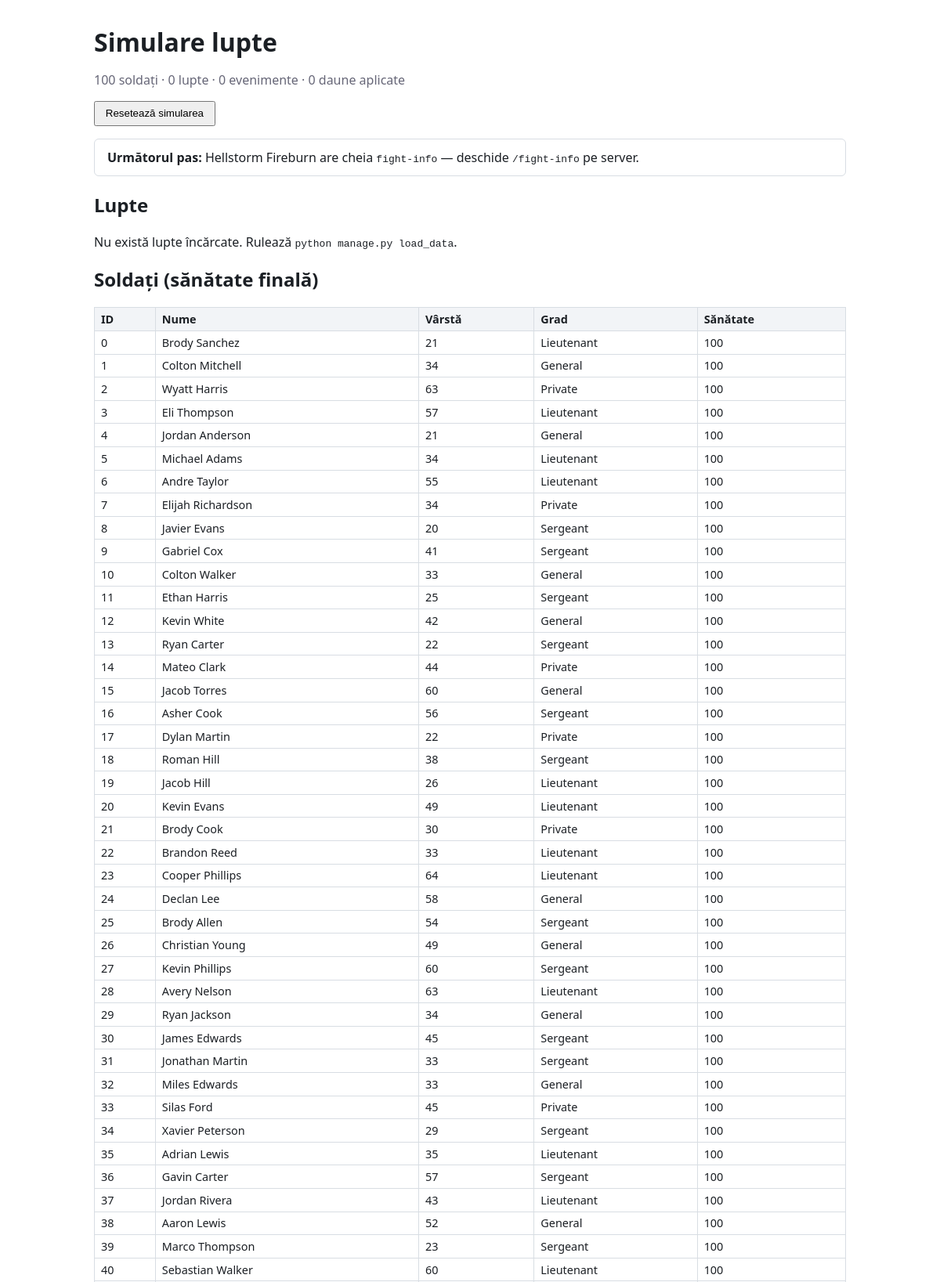
Page /simulate (upper part) on the committed database.
### war/models.py (models this page shows, shortened)
class Person(models.Model):
    id = models.IntegerField(primary_key=True)
    name = models.CharField(max_length=200)
    age = models.IntegerField()
    health = models.IntegerField(default=100)  # scade pe măsură ce se rejoacă luptele
    rank = models.CharField(max_length=50, null=True, blank=True, db_index=True)  # Private/Sergeant/..., setat de drafting
    key = models.CharField(max_length=100, null=True, blank=True)  # indiciu pentru pasul următor (apare la Hellstorm Fireburn)
    class Meta:
        ordering = ["id"]

### war/views.py (the view, shortened to what this page needs)
# urls.py: path("", RedirectView.as_view(pattern_name="simulate", permanent=False)),
@require_http_methods(["GET", "POST"])
def simulate(request):
    if request.method == "POST":
        if "reset" in request.POST:
            reset_all()
        return redirect("simulate")
    simulated_now = simulate_pending()
    fights = []
    queryset = Fight.objects.select_related("soldier_a", "soldier_b").prefetch_related(
        "events__attacker", "events__defender"
    )
    context = {
        "fights": fights,
        "simulated_now": simulated_now,
        "soldiers": Person.objects.all(),
        "keyed": Person.objects.exclude(key__isnull=True).exclude(key=""),
        "totals": {
            "people": Person.objects.count(),
            "fights": Fight.objects.count(),
            "events": FightEvent.objects.count(),
            "damage": FightEvent.objects.filter(applied=True).aggregate(s=Sum("damage"))["s"] or 0,
        },
    }
    return render(request, "war/simulate.html", context)

### war/services.py (called while the page is built)
def simulate_pending():
    fight_ids = list(Fight.objects.filter(status=Fight.PENDING).values_list("pk", flat=True))
    if not fight_ids:
        return 0
    with ThreadPoolExecutor(max_workers=min(MAX_WORKERS, len(fight_ids))) as pool:
        for future in [pool.submit(run_fight, fid) for fid in fight_ids]:
            future.result()  # propagă excepțiile
    return len(fight_ids)

### war/templates/war/simulate.html (shortened to what this page needs)
<!doctype html>
<html lang="ro">
<head>
</head>
<body>
<h1>Simulare lupte</h1>
<p class="muted">
  {{ totals.people }} soldați · {{ totals.fights }} lupte · {{ totals.events }} evenimente ·
  {{ totals.damage }} daune aplicate
</p>
<form method="post">{% csrf_token %}<button name="reset" value="1">Resetează simularea</button></form>
{% for k in keyed %}
<p class="fight"><b>Următorul pas:</b> {{ k.name }} are cheia <code>{{ k.key }}</code> — deschide <code>/{{ k.key }}</code> pe server.</p>
{% endfor %}
<h2>Lupte</h2>
{% for item in fights %}
<div class="fight">
  <h3>Lupta #{{ item.fight.id }}: {{ item.fight.soldier_a.name }} vs {{ item.fight.soldier_b.name }}
    <span class="muted">({{ item.fight.status }})</span></h3>
  <p>
    Daune provocate: {{ item.fight.soldier_a.name }} {{ item.dealt_a }}, {{ item.fight.soldier_b.name }} {{ item.dealt_b }}.
    {% if item.winner %}<span class="win">Câștigător (după daune): {{ item.winner.name }}</span>{% else %}Egalitate.{% endif %}
  </p>
  <table>
    <tr><th>#</th><th>Atacator</th><th>Apărător</th><th>Daune</th><th>Sănătate apărător după</th></tr>
    {% for e in item.events %}
    <tr>
      <td>{{ e.order }}</td><td>{{ e.attacker.name }}</td><td>{{ e.defender.name }}</td><td>{{ e.damage }}</td>
      <td>{% if e.defender_health_after == 0 %}<span class="dead">0</span>{% else %}{{ e.defender_health_after|default_if_none:"—" }}{% endif %}</td>
    </tr>
    {% endfor %}
  </table>
</div>
{% empty %}
<p>Nu există lupte încărcate. Rulează <code>python manage.py load_data</code>.</p>
{% endfor %}
<h2>Soldați (sănătate finală)</h2>
<table>
  <tr><th>ID</th><th>Nume</th><th>Vârstă</th><th>Grad</th><th>Sănătate</th></tr>
  {% for s in soldiers %}
  <tr><td>{{ s.id }}</td><td>{{ s.name }}</td><td>{{ s.age }}</td><td>{{ s.rank|default_if_none:"—" }}</td>
      <td>{% if s.health == 0 %}<span class="dead">0</span>{% else %}{{ s.health }}{% endif %}</td></tr>
  {% endfor %}
</table>
</body>
</html>

### war/templates/war/simulate.html (style rules this page uses)
body { font-family: system-ui, sans-serif; margin: 2rem auto; max-width: 960px; padding: 0 1rem; color: #1b1f24; }
h1 { margin-bottom: .25rem; }
.muted { color: #667; }
table { border-collapse: collapse; width: 100%; margin: .5rem 0 1.5rem; }
th, td { border: 1px solid #d8dde3; padding: .3rem .5rem; text-align: left; font-size: .9rem; }
th { background: #f2f4f7; }
.fight { border: 1px solid #d8dde3; border-radius: 6px; padding: .75rem 1rem; margin-bottom: 1rem; }
button { padding: .4rem .8rem; }

### rows in the picture
Person: name "Hellstorm Fireburn", key "fight-info"
Person: id "0", name "Brody Sanchez", age "21", rank "Lieutenant", health "100"
Person: id "1", name "Colton Mitchell", age "34", rank "General", health "100"
Person: id "2", name "Wyatt Harris", age "63", rank "Private", health "100"
Person: id "3", name "Eli Thompson", age "57", rank "Lieutenant", health "100"
Person: id "4", name "Jordan Anderson", age "21", rank "General", health "100"
Person: id "5", name "Michael Adams", age "34", rank "Lieutenant", health "100"
Person: id "6", name "Andre Taylor", age "55", rank "Lieutenant", health "100"
Person: id "7", name "Elijah Richardson", age "34", rank "Private", health "100"
Person: id "8", name "Javier Evans", age "20", rank "Sergeant", health "100"
Person: id "9", name "Gabriel Cox", age "41", rank "Sergeant", health "100"
Person: id "10", name "Colton Walker", age "33", rank "General", health "100"
Person: id "11", name "Ethan Harris", age "25", rank "Sergeant", health "100"
Person: id "12", name "Kevin White", age "42", rank "General", health "100"
Person: id "13", name "Ryan Carter", age "22", rank "Sergeant", health "100"
Person: id "14", name "Mateo Clark", age "44", rank "Private", health "100"
Person: id "15", name "Jacob Torres", age "60", rank "General", health "100"
Person: id "16", name "Asher Cook", age "56", rank "Sergeant", health "100"
Person: id "17", name "Dylan Martin", age "22", rank "Private", health "100"
Person: id "18", name "Roman Hill", age "38", rank "Sergeant", health "100"
Person: id "19", name "Jacob Hill", age "26", rank "Lieutenant", health "100"
Person: id "20", name "Kevin Evans", age "49", rank "Lieutenant", health "100"
Person: id "21", name "Brody Cook", age "30", rank "Private", health "100"
Person: id "22", name "Brandon Reed", age "33", rank "Lieutenant", health "100"
Person: id "23", name "Cooper Phillips", age "64", rank "Lieutenant", health "100"
Person: id "24", name "Declan Lee", age "58", rank "General", health "100"
Person: id "25", name "Brody Allen", age "54", rank "Sergeant", health "100"
Person: id "26", name "Christian Young", age "49", rank "General", health "100"
Person: id "27", name "Kevin Phillips", age "60", rank "Sergeant", health "100"
Person: id "28", name "Avery Nelson", age "63", rank "Lieutenant", health "100"
Person: id "29", name "Ryan Jackson", age "34", rank "General", health "100"
Person: id "30", name "James Edwards", age "45", rank "Sergeant", health "100"
Person: id "31", name "Jonathan Martin", age "33", rank "Sergeant", health "100"
Person: id "32", name "Miles Edwards", age "33", rank "General", health "100"
Person: id "33", name "Silas Ford", age "45", rank "Private", health "100"
Person: id "34", name "Xavier Peterson", age "29", rank "Sergeant", health "100"
Person: id "35", name "Adrian Lewis", age "35", rank "Lieutenant", health "100"
Person: id "36", name "Gavin Carter", age "57", rank "Sergeant", health "100"
Person: id "37", name "Jordan Rivera", age "43", rank "Lieutenant", health "100"
Person: id "38", name "Aaron Lewis", age "52", rank "General", health "100"
Person: id "39", name "Marco Thompson", age "23", rank "Sergeant", health "100"
Person: id "40", name "Sebastian Walker", age "60", rank "Lieutenant", health "100"

### other values in the picture
{{ totals.people }} "100"
{{ totals.fights }} "0"
{{ totals.events }} "0"
{{ totals.damage }} "0"
